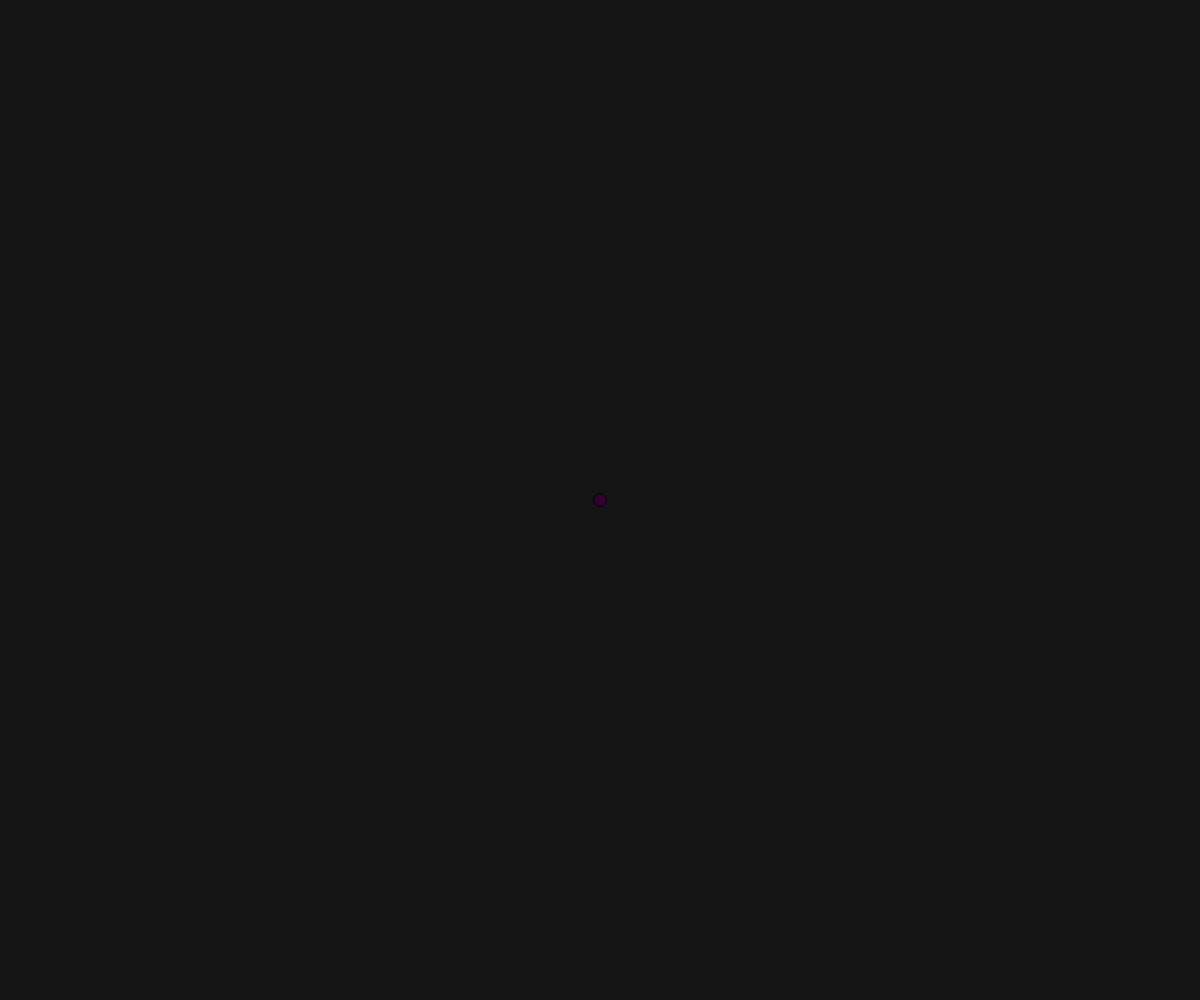
Frame 1 (no input)
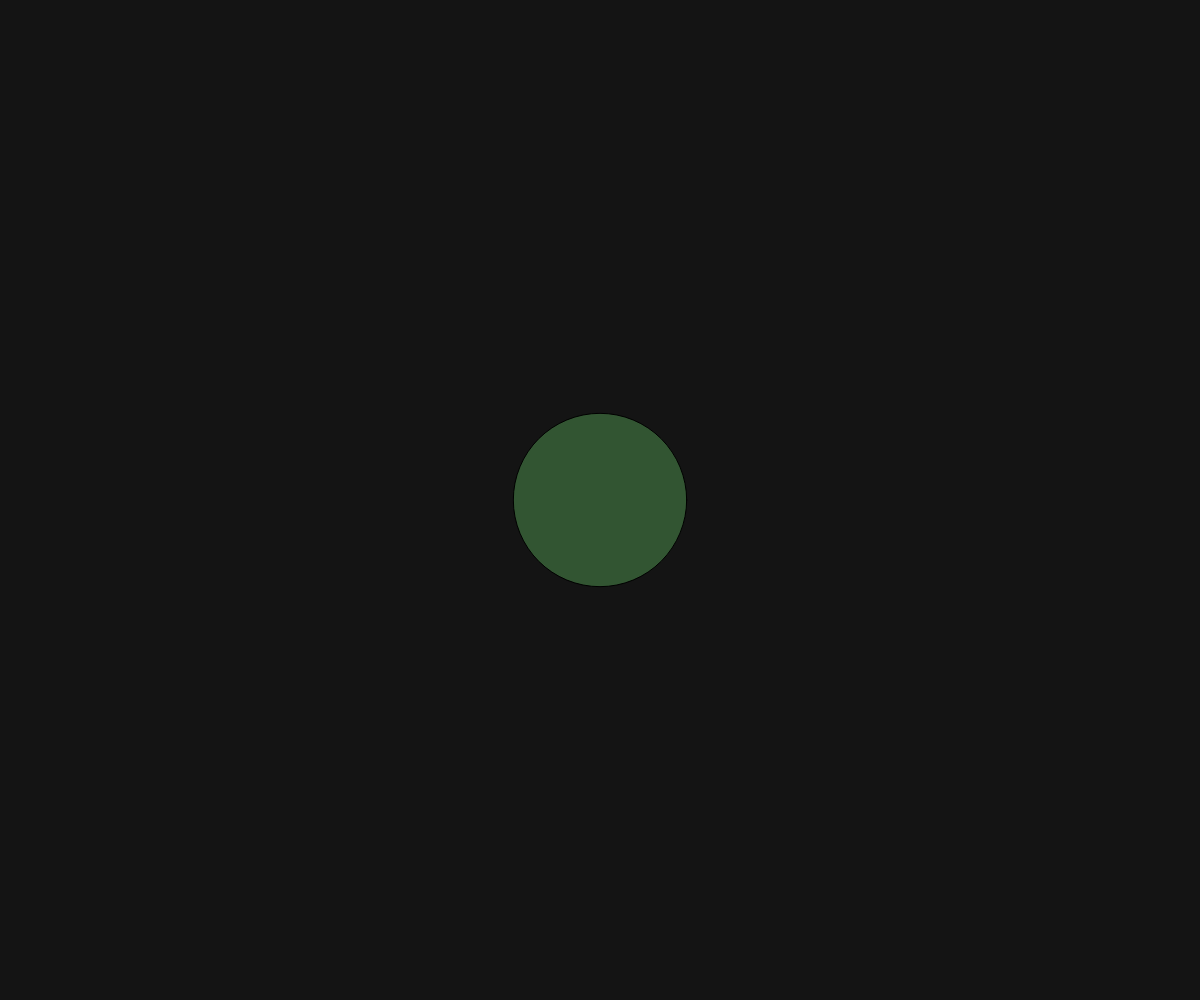
Frame 60 (no input)
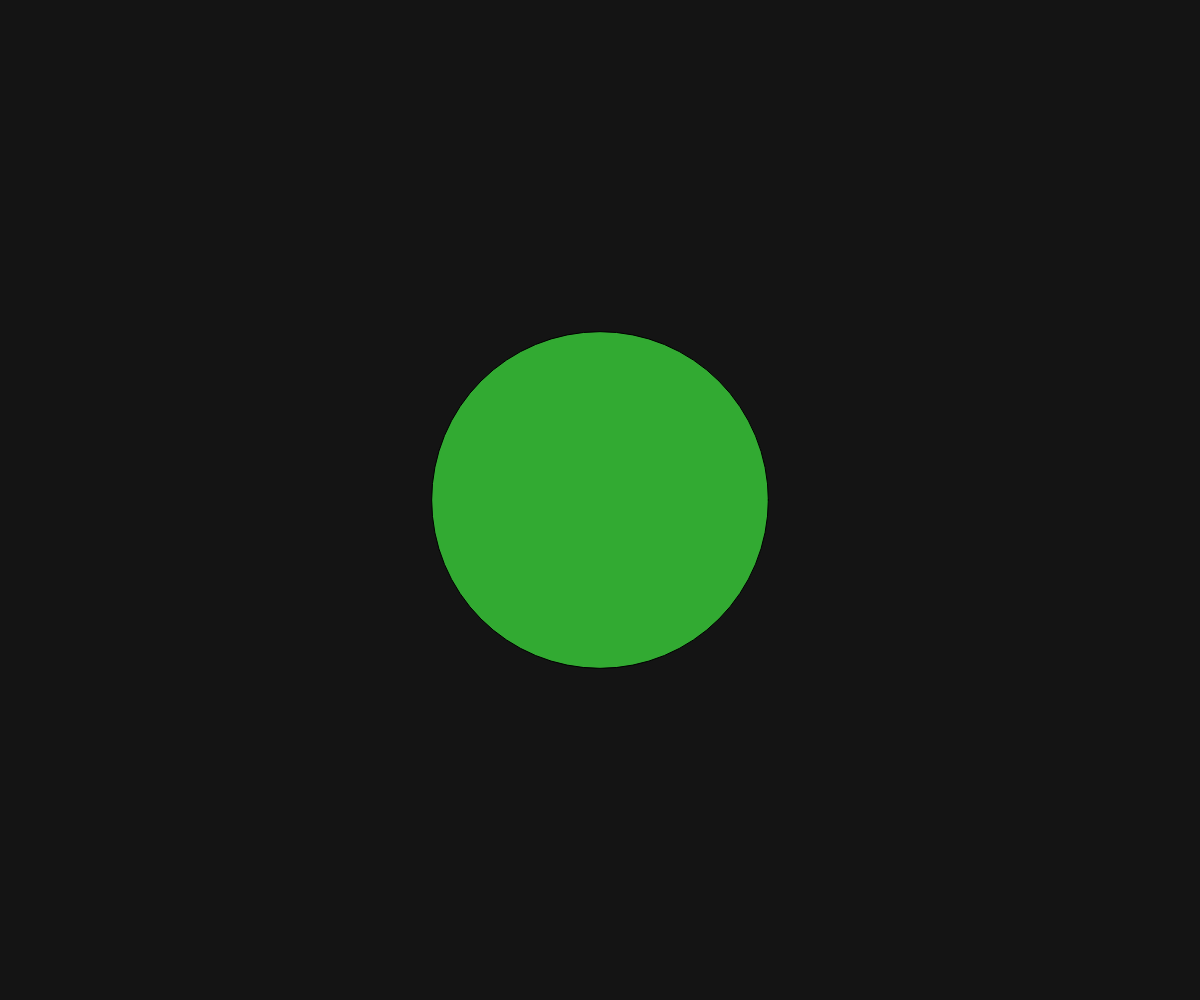
Frame 120 (the mouse pressed at the canvas centre since frame 60)

The p5.js sketch that drew these frames (run headless with seeded random() and noise() and a simulated clock; from frame 60 on, the mouse is pressed at the canvas centre):

// p5.js sketch
// ── sketch.js
// TODO: time with map() and mod
let r = 0
function setup() {
  createCanvas(windowWidth, windowHeight);

}

function draw() {
  background(20);
  let P = 3000
  let counter = millis() % P;
  let md =map(counter,0,P,10,500);
  let mr = map(counter,0,P,0,255);
  fill(50,mr,50)
  ellipse(width / 2, height / 2, md);
}
